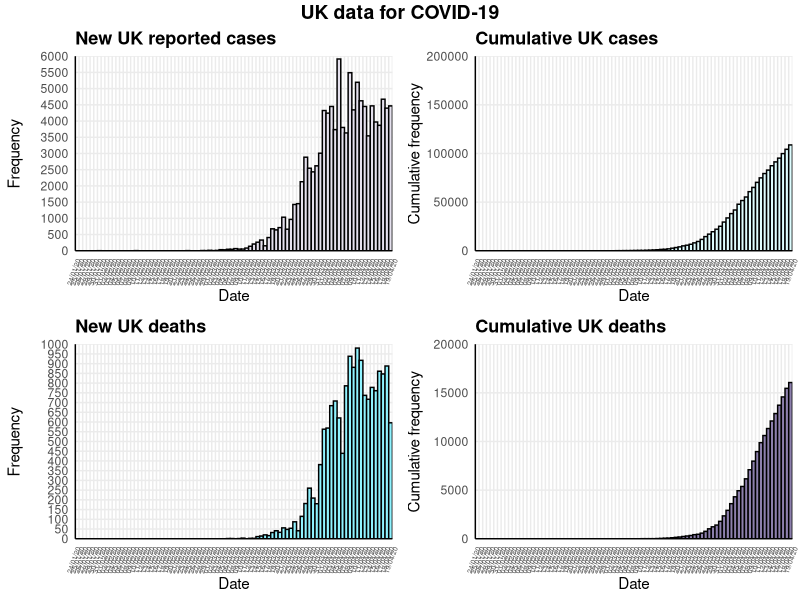
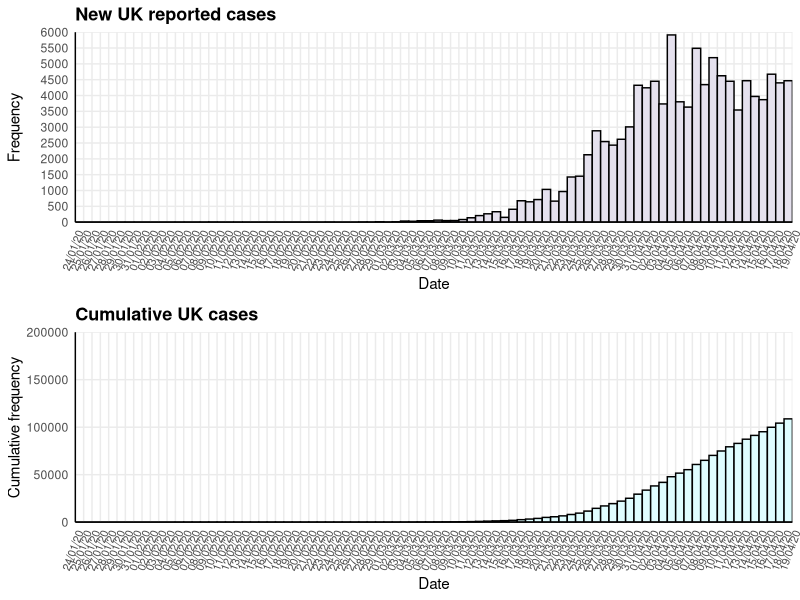
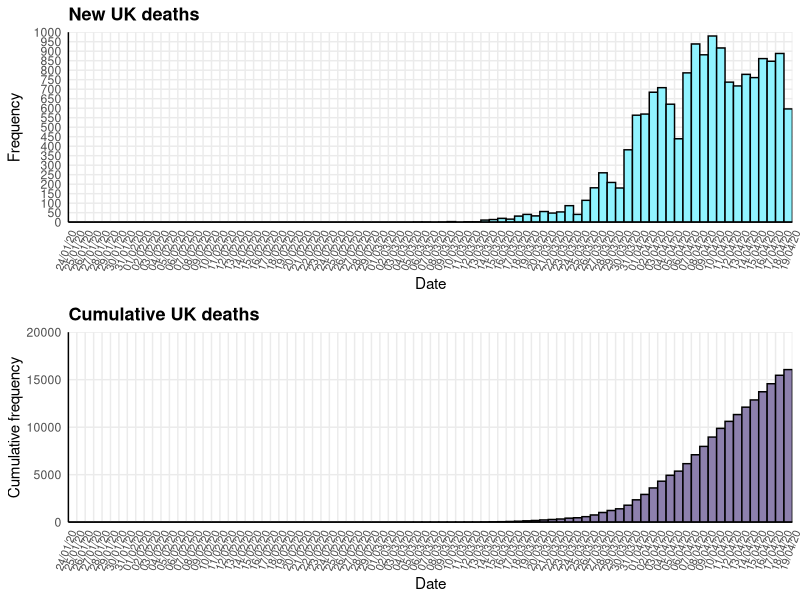

Recreate these plots in R, in order.
## Exploration of UK COVID-19 data
## Emma Doughty (e.doughty6@gmail.com)

# Install libraries if necessary
#if(!require(ggpubr)) install.packages("ggpubr")
#if(!require(tidyverse)) install.packages("tidyverse")
#if(!require(scales)) install.packages("scales")

# Load libraries
library(readr)
library(tidyr)
library(plyr)
library(ggplot2)
library(scales)
library(ggpubr)

#Load data
COVID19_by_day <- read_csv("Data/COVID19_by_day.csv")
COVID19_by_day$Date <- as.Date(COVID19_by_day$Date, format = "%d/%m/%y")
COVID19_by_day <- COVID19_by_day[order(COVID19_by_day$Date),]

#### Generate plots ####

#### CASES per day ####
# Read in new cases per day from summarised data, format date correctly
df_NewCases <- data.frame(Date=c(COVID19_by_day$Date), ntimes=c(COVID19_by_day$NewCases))
df_NewCases <- as.data.frame(lapply(df_NewCases, rep, df_NewCases$ntimes))

# Plot number of NEW CASES per day
NewCases_Sigfig <- signif(max(COVID19_by_day$NewCases))
NewCases_Factor <- 10^(floor(log10(NewCases_Sigfig)))
NewCases_Max <- round_any(max(COVID19_by_day$NewCases), NewCases_Factor, f=ceiling)
NewCases_Breaks <- ceiling(NewCases_Factor/2)

plot_NewCases <- ggplot(data=df_NewCases, aes(x=df_NewCases$Date)) +
  geom_histogram(binwidth=1, boundary = 1, colour="black", fill= "#E5E1EE") +
  scale_x_date(labels = date_format("%d/%m/%y"), expand = c(0, 0), 
               limits = c(min(COVID19_by_day$Date)-1, max(COVID19_by_day$Date)),
               breaks = seq(min(COVID19_by_day$Date)-1, max(COVID19_by_day$Date), 1)) +
  scale_y_continuous(limits = c(0, NewCases_Max), 
                     breaks = seq(0, NewCases_Max, NewCases_Breaks),
                     expand = c(0, 0)) +
  ylab("Frequency") + xlab("Date")+
  ggtitle("New UK reported cases") +
  theme_minimal() +
  theme(plot.title = element_text(size=13, face="bold"),
        axis.line = element_line(colour = "black"),
        axis.text.x = element_text(angle = 70, hjust = 1, vjust = 1), 
        panel.grid.minor = element_blank())

# Plot CUMULATIVE CASES per day
CumCases_Sigfig <- signif(sum(COVID19_by_day$NewCases))
CumCases_Factor <- 10^(floor(log10(CumCases_Sigfig)))
CumCases_Max <- round_any(sum(COVID19_by_day$NewCases), CumCases_Factor, f=ceiling)
CumCases_Breaks <- ceiling(CumCases_Factor/2)

plot_CumCases <- ggplot(data=df_NewCases, aes(x=df_NewCases$Date)) + 
  geom_histogram(aes(y = cumsum(..count..)), binwidth=1, 
                 boundary = 1, colour="black", fill= "#DFFDFF") +
  scale_x_date(labels = date_format("%d/%m/%y"), expand = c(0, 0), 
               limits = c(min(COVID19_by_day$Date)-1, max(COVID19_by_day$Date)),
               breaks = seq(min(COVID19_by_day$Date)-1, max(COVID19_by_day$Date), 1)) +
  scale_y_continuous(limits = c(0, CumCases_Max), 
                     breaks = seq(0, CumCases_Max, CumCases_Breaks), expand = c(0, 0)) +
  ylab("Cumulative frequency") + xlab("Date") +
  ggtitle("Cumulative UK cases") +
  theme_minimal() +
  theme(plot.title = element_text(size=13, face="bold"),
        axis.line = element_line(colour = "black"),
        axis.text.x = element_text(angle = 70, hjust = 1, vjust = 1), 
        panel.grid.minor = element_blank())


# #### TESTS per day ####
# # Read in new tests per day from summarised data, format date correctly
# df_NewTests <- data.frame(Date=c(COVID19_by_day$Date), ntimes=c(COVID19_by_day$NewTests))
# df_NewTests<- as.data.frame(lapply(df_NewTests, rep, df_NewTests$ntimes))
# 
# # Plot NEW TESTS per day #
# NewTests_Sigfig <- signif(max(COVID19_by_day$NewTests))
# NewTests_Factor <- 10^(floor(log10(NewTests_Sigfig)))
# NewTests_Max <- round_any(max(COVID19_by_day$NewTests), NewTests_Factor, f=ceiling)
# NewTests_Breaks <- ceiling(NewTests_Factor/2)
# 
# plot_NewTests <- ggplot(data=df_NewTests, aes(x=df_NewTests$Date)) + 
#   geom_histogram(binwidth=1, boundary = 1, colour="black", fill= "#90BEDE") +
#   scale_x_date(labels = date_format("%d/%m/%y"), expand = c(0, 0), 
#                limits = c(min(COVID19_by_day$Date)-1, max(COVID19_by_day$Date)),
#                breaks = seq(min(COVID19_by_day$Date)-1, max(COVID19_by_day$Date), 1)) +
#   scale_y_continuous(limits = c(0, NewTests_Max), 
#                      breaks = seq(0, NewTests_Max, NewTests_Breaks), expand = c(0, 0)) +
#   ylab("Frequency") + xlab("Date") +
#   ggtitle("New tests/people tested") +
#   theme_minimal() +
#   theme(plot.title = element_text(size=13, face="bold"),
#         axis.line = element_line(colour = "black"),
#         axis.text.x = element_text(angle = 70, hjust = 1, vjust = 1), 
#         panel.grid.minor = element_blank())
# 
# # Plot CUMULATIVE TESTS per day
# CumTests_Sigfig <- signif(sum(COVID19_by_day$NewTests))
# CumTests_Factor <- 10^(floor(log10(CumTests_Sigfig)))
# CumTests_Max <- round_any(sum(COVID19_by_day$NewTests), CumTests_Factor, f=ceiling)
# CumTests_Breaks <- ceiling(CumTests_Factor/2)
# 
# plot_CumTests <- ggplot(data=df_NewTests, aes(x=df_NewTests$Date)) + 
#   geom_histogram(aes(y = cumsum(..count..)), binwidth=1, 
#                  boundary = 1, colour="black", fill= "#68EDC6") +
#   scale_x_date(labels = date_format("%d/%m/%y"), expand = c(0, 0), 
#                limits = c(min(COVID19_by_day$Date)-1, max(COVID19_by_day$Date)),
#                breaks = seq(min(COVID19_by_day$Date)-1, max(COVID19_by_day$Date), 1)) +
#   scale_y_continuous(limits = c(0, CumTests_Max), 
#                      breaks = seq(0, CumTests_Max, CumTests_Breaks),  expand = c(0, 0)) +
#   ylab("Cumulative frequency") + xlab("Date") +
#   ggtitle("Cumulative tests/people tested") +
#   theme_minimal() +
#   theme(plot.title = element_text(size=13, face="bold"),
#         axis.line = element_line(colour = "black"),
#         axis.text.x = element_text(angle = 70, hjust = 1, vjust = 1), 
#         panel.grid.minor = element_blank())


#### DEATHS per day ####
# Read in DEATHS per day from summarised data, format date correctly
df_NewDeaths <- data.frame(Date=c(COVID19_by_day$Date), ntimes=c(COVID19_by_day$NewDeaths))
df_NewDeaths <- as.data.frame(lapply(df_NewDeaths, rep, df_NewDeaths$ntimes))

# Plot NEW DEATHS per day #
NewDeaths_Sigfig <- signif(max(COVID19_by_day$NewDeaths))
NewDeaths_Factor <- 10^(floor(log10(NewDeaths_Sigfig)))
NewDeaths_Max <- round_any(max(COVID19_by_day$NewDeaths), NewDeaths_Factor, f=ceiling)
NewDeaths_Breaks <- ceiling(NewDeaths_Factor/2)

plot_NewDeaths <- ggplot(data=df_NewDeaths, aes(x=df_NewDeaths$Date)) + 
  geom_histogram(binwidth=1, boundary = 1, colour="black", fill= "#90F3FF") +
  scale_x_date(labels = date_format("%d/%m/%y"), expand = c(0, 0), 
               limits = c(min(COVID19_by_day$Date)-1, max(COVID19_by_day$Date)),
               breaks = seq(min(COVID19_by_day$Date)-1, max(COVID19_by_day$Date), 1)) +
  scale_y_continuous(limits = c(0, NewDeaths_Max), 
                     breaks = seq(0, NewDeaths_Max, NewDeaths_Breaks), expand = c(0, 0)) +
  ylab("Frequency") + xlab("Date") +
  ggtitle("New UK deaths") +
  theme_minimal() +
  theme(plot.title = element_text(size=13, face="bold"),
        axis.line = element_line(colour = "black"),
        axis.text.x = element_text(angle = 70, hjust = 1, vjust = 1), 
        panel.grid.minor = element_blank())

# Plot CUMULATIVE DEATHS per day
CumDeaths_Sigfig <- signif(sum(COVID19_by_day$NewDeaths))
CumDeaths_Factor <- 10^(floor(log10(CumDeaths_Sigfig)))
CumDeaths_Max <- round_any(sum(COVID19_by_day$NewDeaths), CumDeaths_Factor, f=ceiling)
CumDeaths_Breaks <- ceiling(CumDeaths_Factor/2)

plot_CumDeaths <- ggplot(data=df_NewDeaths, aes(x=df_NewDeaths$Date)) + 
  geom_histogram(aes(y = cumsum(..count..)), binwidth=1, boundary = 1, 
                 colour="black", fill= "#8D80AD") +
  scale_x_date(labels = date_format("%d/%m/%y"), expand = c(0, 0), 
               limits = c(min(COVID19_by_day$Date)-1, max(COVID19_by_day$Date)),
               breaks = seq(min(COVID19_by_day$Date)-1, max(COVID19_by_day$Date), 1)) +
  scale_y_continuous(limits = c(0,CumDeaths_Max), 
                     breaks = seq(0, CumDeaths_Max, CumDeaths_Breaks), expand = c(0, 0)) +
  ylab("Cumulative frequency") + xlab("Date") +
  ggtitle("Cumulative UK deaths") +
  theme_minimal() +
  theme(plot.title = element_text(size=13, face="bold"),
        axis.line = element_line(colour = "black"),
        axis.text.x = element_text(angle = 70, hjust = 1, vjust = 1), 
        panel.grid.minor = element_blank())


#### Generate plots ####
# Cases, tests and deaths summary figure
Sum_figure <- ggarrange(plot_NewCases + font("x.text", size = 5), 
                    plot_CumCases + font("x.text", size = 5), 
                    #plot_NewTests + font("x.text", size = 5), 
                    #plot_CumTests + font("x.text", size = 5), 
                    plot_NewDeaths + font("x.text", size = 5), 
                    plot_CumDeaths + font("x.text", size = 5),
          ncol = 2, nrow = 2, align = "hv")

Sum_figure <- annotate_figure(Sum_figure,
                top = text_grob("UK data for COVID-19", face = "bold", size = 14))

ggsave("Summary_plot.png", height = 8.27, width = 11.69)


# Cases per day figure
Cases_figure <- ggarrange(plot_NewCases + font("x.text", size = 8), 
                          plot_CumCases + font("x.text", size = 8), 
                          ncol = 1, nrow = 2, align = "hv")

ggsave("Cases_plot.png", height = 8.27, width = 11.69)


# # Tests per day figure
# Tests_figure <- ggarrange(plot_NewTests + font("x.text", size = 8), 
#                           plot_CumTests + font("x.text", size = 8), 
#                           ncol = 1, nrow = 2, align = "hv")
# 
# ggsave("Tests_plot.png", height = 8.27, width = 11.69)


# Deaths per day figure
Deaths_figure <- ggarrange(plot_NewDeaths + font("x.text", size = 8), 
                           plot_CumDeaths + font("x.text", size = 8), 
                           ncol = 1, nrow = 2, align = "hv")

ggsave("Deaths_plot.png", height = 8.27, width = 11.69)



